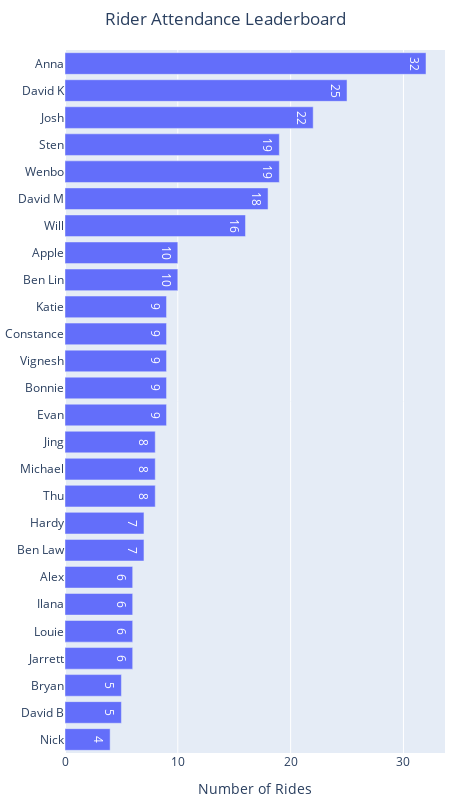

Notebook code cell kept with this figure:
### Markdown cell above
## Rider Leaderboards

### Code cell
fig = px.bar(attendance_regular, y="Name", x="Count", title="Rider Attendance Leaderboard", text_auto=True)
fig.update_layout(
    title_x=0.5,
    width=450,
    height=800,
    margin=dict(l=5, r=5, t=50, b=5),  # left, right, top, bottom margins
    yaxis=dict(title=None, categoryorder='total ascending'),
    xaxis_title='Number of Rides',
    barmode='stack', 
)

fig.show()

### Figure 1 — Plotly figure (JSON) as saved in the notebook; plotly's stock layout.template omitted (floating-point values rounded to 4 significant figures)
{"data": [{"alignmentgroup": "True", "hovertemplate": "Count=%{x}<br>Name=%{y}<extra></extra>", "legendgroup": "", "marker": {"color": "#636efa", "pattern": {"shape": ""}}, "name": "", "offsetgroup": "", "orientation": "h", "showlegend": false, "textposition": "auto", "texttemplate": "%{x}", "type": "bar", "x": [32, 25, 22, 19, 19, 18, 16, 10, 10, 9, 9, 9, 9, 9, 8, 8, 8, 7, 7, 6, 6, 6, 6, 5, 5, 4], "xaxis": "x", "y": ["Anna", "David K", "Josh", "Wenbo", "Sten", "David M", "Will", "Ben Lin", "Apple", "Evan", "Bonnie", "Vignesh", "Constance", "Katie", "Thu", "Michael", "Jing", "Ben Law", "Hardy", "Jarrett", "Louie", "Ilana", "Alex", "David B", "Bryan", "Nick"], "yaxis": "y"}], "layout": {"barmode": "stack", "height": 800, "legend": {"tracegroupgap": 0}, "margin": {"b": 5, "l": 5, "r": 5, "t": 50}, "title": {"text": "Rider Attendance Leaderboard", "x": 0.5}, "width": 450, "xaxis": {"anchor": "y", "domain": [0, 1], "title": {"text": "Number of Rides"}}, "yaxis": {"anchor": "x", "categoryorder": "total ascending", "domain": [0, 1], "title": {}}}}
